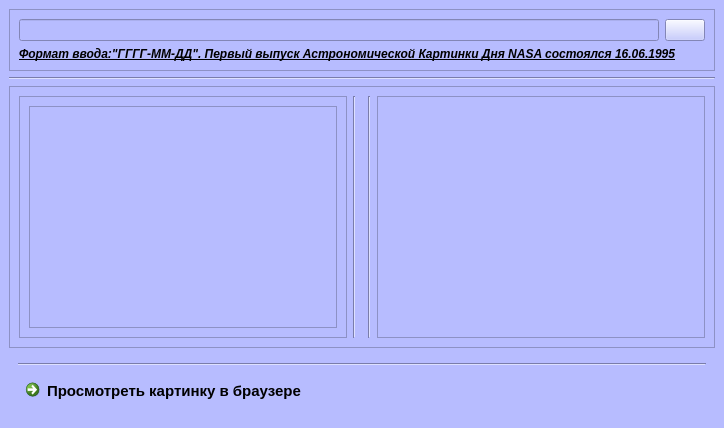
<?xml version="1.0" encoding="UTF-8"?>
<ui version="4.0">
 <class>MainWindow</class>
 <widget class="QMainWindow" name="MainWindow">
  <property name="geometry">
   <rect>
    <x>0</x>
    <y>0</y>
    <width>724</width>
    <height>428</height>
   </rect>
  </property>
  <property name="windowTitle">
   <string>Астрономическая картинка дня</string>
  </property>
  <property name="styleSheet">
   <string notr="true">background-color: rgb(183, 188, 255);</string>
  </property>
  <widget class="QWidget" name="centralwidget">
   <layout class="QVBoxLayout" name="verticalLayout_3">
    <item>
     <layout class="QGridLayout" name="gridLayout">
      <item row="0" column="0">
       <widget class="QFrame" name="frame">
        <property name="frameShape">
         <enum>QFrame::StyledPanel</enum>
        </property>
        <property name="frameShadow">
         <enum>QFrame::Raised</enum>
        </property>
        <layout class="QVBoxLayout" name="verticalLayout">
         <item>
          <layout class="QHBoxLayout" name="horizontalLayout_2">
           <item>
            <widget class="QLineEdit" name="searchline">
             <property name="minimumSize">
              <size>
               <width>0</width>
               <height>0</height>
              </size>
             </property>
             <property name="styleSheet">
              <string notr="true">background-color: rgb(183, 188, 255);
color: rgb(0, 0, 65);</string>
             </property>
             <property name="placeholderText">
              <string comment="Формат ввода:&quot;ГГГГ-ММ-ДД&quot;. Первый выпуск Астрономической Картинки Дня NASA состоялся 16.06.1995" extracomment="Формат ввода:&quot;ГГГГ-ММ-ДД&quot;. Первый выпуск Астрономической Картинки Дня NASA состоялся 16.06.1995"/>
             </property>
            </widget>
           </item>
           <item>
            <widget class="QPushButton" name="searchbutton">
             <property name="minimumSize">
              <size>
               <width>20</width>
               <height>20</height>
              </size>
             </property>
             <property name="maximumSize">
              <size>
               <width>16777215</width>
               <height>16777215</height>
              </size>
             </property>
             <property name="cursor">
              <cursorShape>CrossCursor</cursorShape>
             </property>
             <property name="styleSheet">
              <string notr="true">color: rgb(255, 255, 0);


font: 87 12pt &quot;Arial Black&quot;;

</string>
             </property>
             <property name="text">
              <string/>
             </property>
            </widget>
           </item>
          </layout>
         </item>
         <item>
          <widget class="QLabel" name="help">
           <property name="styleSheet">
            <string notr="true">background-color: rgb(183, 188, 255);
color: rgb(0, 0, 0);</string>
           </property>
           <property name="text">
            <string>&lt;html&gt;&lt;head/&gt;&lt;body&gt;&lt;p&gt;&lt;span style=&quot; font-size:9pt; font-weight:600; font-style:italic; text-decoration: underline; color:#000000;&quot;&gt;Формат ввода:&amp;quot;ГГГГ-ММ-ДД&amp;quot;. Первый выпуск Астрономической Картинки Дня NASA состоялся 16.06.1995&lt;/span&gt;&lt;/p&gt;&lt;/body&gt;&lt;/html&gt;</string>
           </property>
          </widget>
         </item>
        </layout>
       </widget>
      </item>
     </layout>
    </item>
    <item>
     <widget class="Line" name="line_2">
      <property name="orientation">
       <enum>Qt::Horizontal</enum>
      </property>
     </widget>
    </item>
    <item>
     <widget class="QFrame" name="frame_2">
      <property name="minimumSize">
       <size>
        <width>0</width>
        <height>258</height>
       </size>
      </property>
      <property name="styleSheet">
       <string notr="true">background-color: rgb(183, 188, 255);</string>
      </property>
      <property name="frameShape">
       <enum>QFrame::StyledPanel</enum>
      </property>
      <property name="frameShadow">
       <enum>QFrame::Raised</enum>
      </property>
      <layout class="QVBoxLayout" name="verticalLayout_2">
       <item>
        <layout class="QHBoxLayout" name="horizontalLayout_3">
         <item>
          <widget class="QScrollArea" name="scrollArea">
           <property name="widgetResizable">
            <bool>true</bool>
           </property>
           <widget class="QWidget" name="scrollAreaWidgetContents">
            <property name="geometry">
             <rect>
              <x>0</x>
              <y>0</y>
              <width>325</width>
              <height>234</height>
             </rect>
            </property>
            <property name="minimumSize">
             <size>
              <width>0</width>
              <height>0</height>
             </size>
            </property>
            <layout class="QGridLayout" name="gridLayout_2">
             <item row="0" column="1">
              <widget class="QPlainTextEdit" name="description">
               <property name="enabled">
                <bool>true</bool>
               </property>
               <property name="minimumSize">
                <size>
                 <width>0</width>
                 <height>0</height>
                </size>
               </property>
               <property name="font">
                <font>
                 <pointsize>16</pointsize>
                </font>
               </property>
               <property name="cursor" stdset="0">
                <cursorShape>CrossCursor</cursorShape>
               </property>
               <property name="contextMenuPolicy">
                <enum>Qt::DefaultContextMenu</enum>
               </property>
               <property name="autoFillBackground">
                <bool>true</bool>
               </property>
               <property name="styleSheet">
                <string notr="true">color: rgb(0, 0, 71);
background-color: rgb(183, 188, 255);</string>
               </property>
               <property name="plainText">
                <string/>
               </property>
               <property name="textInteractionFlags">
                <set>Qt::TextSelectableByKeyboard|Qt::TextSelectableByMouse</set>
               </property>
               <property name="placeholderText">
                <string>Описание</string>
               </property>
              </widget>
             </item>
            </layout>
           </widget>
          </widget>
         </item>
         <item>
          <widget class="Line" name="line_3">
           <property name="orientation">
            <enum>Qt::Vertical</enum>
           </property>
          </widget>
         </item>
         <item>
          <widget class="QWidget" name="widget_2" native="true"/>
         </item>
         <item>
          <widget class="Line" name="line_4">
           <property name="orientation">
            <enum>Qt::Vertical</enum>
           </property>
          </widget>
         </item>
         <item>
          <widget class="QScrollArea" name="scrollimg">
           <property name="widgetResizable">
            <bool>true</bool>
           </property>
           <widget class="QWidget" name="imageplace">
            <property name="geometry">
             <rect>
              <x>0</x>
              <y>0</y>
              <width>325</width>
              <height>234</height>
             </rect>
            </property>
            <layout class="QGridLayout" name="gridLayout_3">
             <item row="0" column="0">
              <layout class="QGridLayout" name="gridimg"/>
             </item>
            </layout>
           </widget>
          </widget>
         </item>
        </layout>
       </item>
      </layout>
     </widget>
    </item>
    <item>
     <widget class="QWidget" name="widget" native="true">
      <property name="minimumSize">
       <size>
        <width>0</width>
        <height>50</height>
       </size>
      </property>
      <layout class="QVBoxLayout" name="verticalLayout_4">
       <item>
        <widget class="Line" name="line">
         <property name="orientation">
          <enum>Qt::Horizontal</enum>
         </property>
        </widget>
       </item>
       <item>
        <widget class="QCommandLinkButton" name="viewerlink">
         <property name="maximumSize">
          <size>
           <width>16777215</width>
           <height>16777215</height>
          </size>
         </property>
         <property name="font">
          <font>
           <family>Segoe UI</family>
           <pointsize>11</pointsize>
          </font>
         </property>
         <property name="cursor">
          <cursorShape>CrossCursor</cursorShape>
         </property>
         <property name="styleSheet">
          <string notr="true">color: rgb(0, 0, 0);
background-color: rgb(183, 188, 255);</string>
         </property>
         <property name="text">
          <string>Просмотреть картинку в браузере</string>
         </property>
        </widget>
       </item>
      </layout>
     </widget>
    </item>
   </layout>
  </widget>
  <action name="action_2">
   <property name="text">
    <string>О приложении</string>
   </property>
  </action>
 </widget>
 <resources/>
 <connections/>
</ui>
